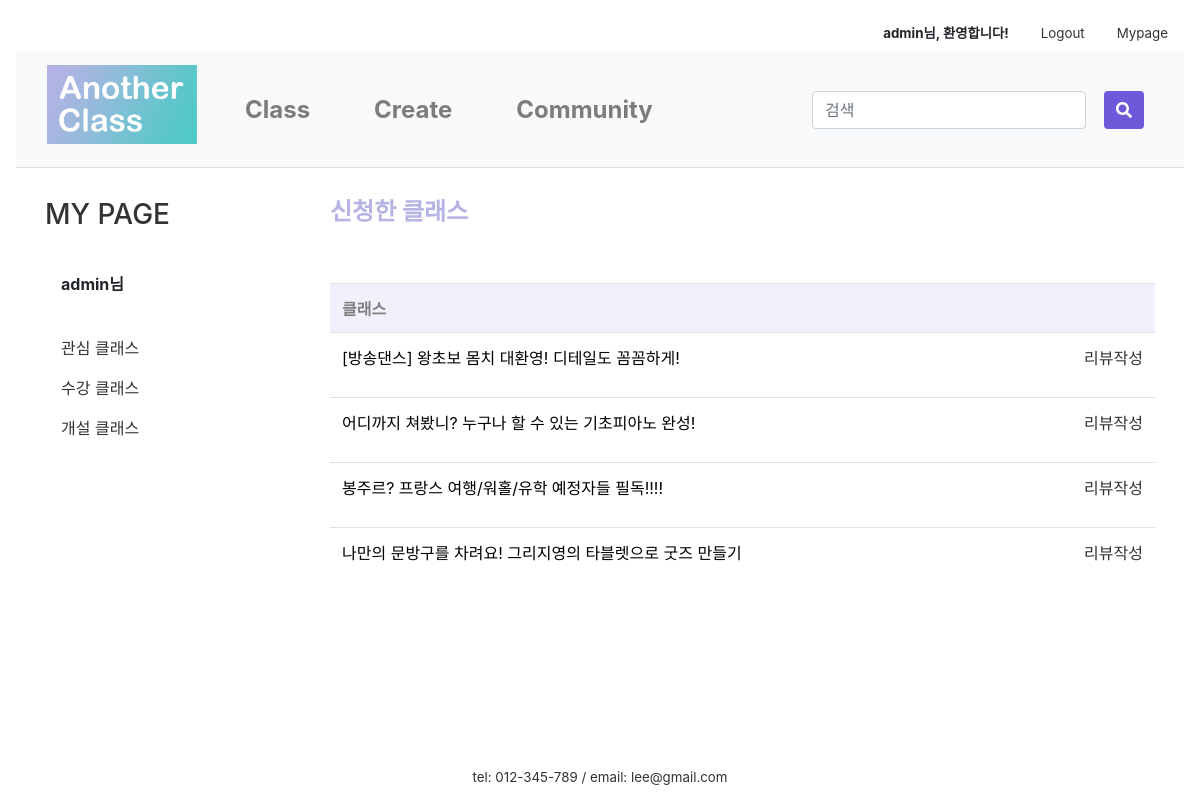
/mypage/myApply/ (signed in), run on an earlier commit of the app's database.
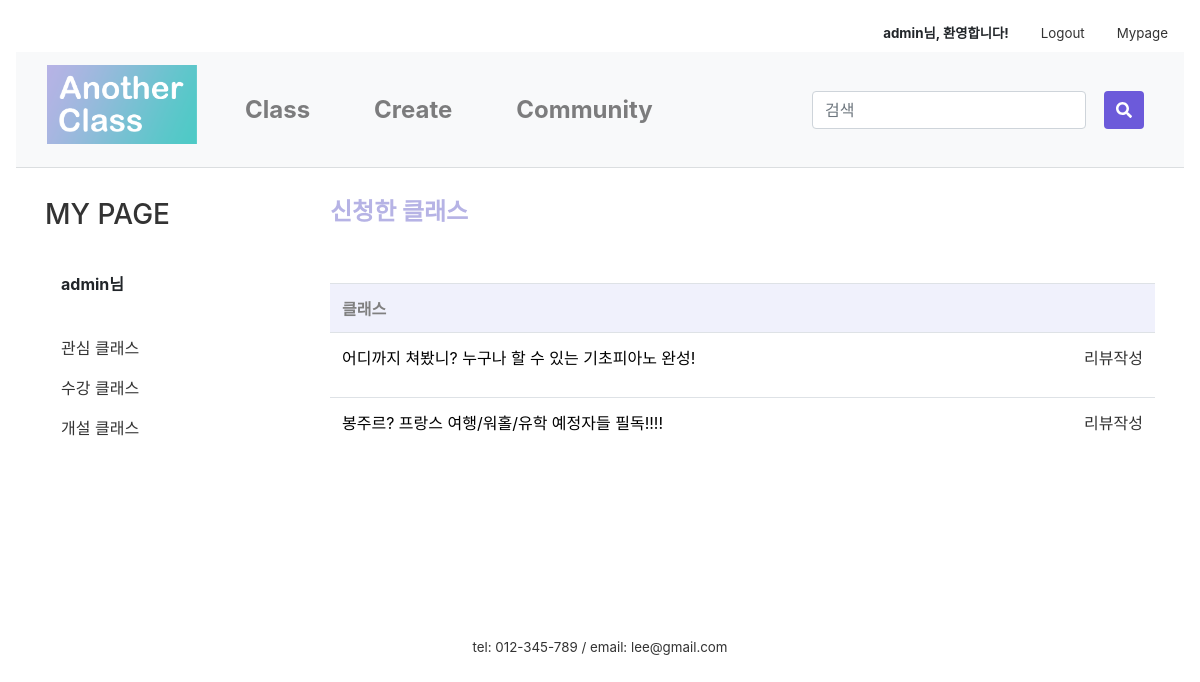
And on a later commit of the database.
### firstApp/models.py (models this page shows, shortened)
class Apply(models.Model):
    author = models.ForeignKey(settings.AUTH_USER_MODEL, on_delete=models.CASCADE, default=1)
    inClass = models.ForeignKey('firstApp.Class', on_delete=models.CASCADE, default=1, related_name='apply')
    date = models.ForeignKey('firstApp.ClassDate', on_delete=models.CASCADE, default=1, related_name='apply')
    name = models.CharField(max_length=10)
    number = models.CharField(max_length=13)
    text = RichTextUploadingField(default='')

class Class(models.Model):
    author = models.ForeignKey(settings.AUTH_USER_MODEL, on_delete=models.CASCADE, default=1)
    title = models.CharField(max_length=50)
    tutor = models.CharField(max_length=10)
    tutor_photo = ProcessedImageField(upload_to="tutor", processors=[ResizeToFill(300,300)], default='')
    tutor_insta = models.CharField(null=True, blank=True, max_length=50, default='')
    tutor_blog = models.CharField(null=True, blank=True, max_length=50, default='')
    tutor_youtube = models.CharField(null=True, blank=True, max_length=50, default='')
    category = models.ForeignKey('firstApp.Category', on_delete=models.CASCADE, default=1, related_name='category')
    area = models.ForeignKey('firstApp.Area', on_delete=models.CASCADE, default=1)
    photo = ProcessedImageField(upload_to="class", processors=[ResizeToFill(600,450)], default='')
    body = RichTextUploadingField(default='')
    tutor_body = RichTextUploadingField(default='')
    price = models.CharField(max_length=10)
    time = models.CharField(max_length=5)
    level = models.ForeignKey('firstApp.Level', on_delete=models.CASCADE, default=1, related_name='level')
    mode = models.ForeignKey('firstApp.Mode', on_delete=models.CASCADE, default=1, related_name='mode')
    in_min = models.PositiveIntegerField(null=True, blank=True, default='1')
    in_max = models.PositiveIntegerField(null=True, blank=True, default='1')
    like_user = models.ManyToManyField(settings.AUTH_USER_MODEL, blank=True, related_name='like_class')
    like_count = models.PositiveIntegerField(default=0)
    on_sale = models.BooleanField(null=True, default=False)
    sale_price = models.CharField(null=True, blank=True, max_length=10)
    on_permission = models.BooleanField(null=True, default=False)
    class Meta:
        permissions = [
            ('can_permit', 'Can permit')
        ]
    def __str__(self):
        return self.title

### firstApp/views.py (the view)
# urls.py: path('mypage/myApply/', views.myApply, name='myApply'),
@login_required(login_url='/login/')
def myApply(request):
    applys = Apply.objects.filter(author=request.user)
    now = timezone.now()
    return render(request, 'firstApp/applylist.html', {'applys':applys, 'now':now})

### firstApp/templates/firstApp/applylist.html (shortened to what this page needs)
{% extends 'firstApp/base.html' %}
{% load static %}
{% load humanize %}
{% block content %}
{% if user.is_active %}
<link href="{% static 'css/community.css' %}" rel="stylesheet">
<link href="{% static 'css/apply_detail.css' %}" rel="stylesheet">
<link href="{% static 'css/my_page_table.css' %}" rel="stylesheet">
<div class="container">
    <div class="row">
        <div class="col-sm-3">
            <div class="left-sidebar">
                <ul>
                    <li>
                        <a class= "nounderline" href="{% url 'mypage' %}"><h3>MY PAGE</h3></a>
                    </li><br>
                    <li data-toggle="tab">
                        <a class="nav-link"><strong>{{user.username}}님</strong></a>
                        <br>
                    <li class="nav-item">
                        <a class="nav-link" href="/mypage/mylike">관심 클래스</a>
                    </li>
                    <li class="nav-item">
                        <a class="nav-link" href="/mypage/myApply">수강 클래스</a>
                    </li>
                    <li class="nav-item">
                        <a class="nav-link" href="/mypage/myClass">개설 클래스</a>
                    </li>
                    </li>
                </ul>
            </div>
        </div>
        <div class="col-sm-9">
            <h4 class="my_page_title" style="font-weight:bold; color:#B6B3E5;">신청한 클래스</h4><br><br>
            <table class="table" >
                <tr>
                    <th>클래스</th>
                </tr>
                {% for apply in applys %}
                <tr>
                    <td>
                        <p>
                            <a aria-controls="collapseExample" aria-expanded="false" data-toggle="collapse"
                               href="#{{apply.pk}}" class="a_underline">
                                {{apply.inClass}}
                         {% if apply.date.date < now %}
                        <a style="float:right;" href="{% url 'review' class_id=apply.inClass.pk %}"> 리뷰작성</a>
                        {% endif %}
                            </a>
                        </p>
                    </td>
                </tr>
                {% endfor %}
            </table>
        </div>
    </div>
</div>
{% else %}
<script type="text/javascript">
    alert('잘못된 접근입니다. \n로그인을 해주세요.')
    window.location.href = '/login';
</script>
{% endif %}
{% endblock content %}

### firstApp/templates/firstApp/base.html (shortened to what this page needs)
{% load static %}
<link rel="stylesheet" href="https://stackpath.bootstrapcdn.com/bootstrap/4.4.1/css/bootstrap.min.css"
>
<link rel="stylesheet" href="{% static 'css/base.css' %}">
<link rel="stylesheet" href="{% static 'css/navbar_custom.css' %}">
<div class="nav inner">
  <div class="container-fluid" style="width:1500px; padding: 0px;">
    <nav class="nav nav-masthead justify-content-end">
      {% if user.is_active %}
      <a class="nav-link"><strong>{{user.username}}님, 환영합니다!</strong></a>
      <a class="nav-link" href="/logout">Logout</a>
      <a class="nav-link" href="/mypage">Mypage</a>
      {% else %}
      <a class="nav-link" href="/login">Login</a>
      <a class="nav-link" href="/signup">Join</a>
      {% endif %}
    </nav>
  </div>
</div>
<nav class="navbar navbar-expand-lg navbar-light bg-light navbar-custom">
  <div class="container-fluid" style="width:1500px;">
    <a class="navbar-brand logo" href="/main"><img src="{% static 'image\logo_1.png' %}" alt="Logo" style="max-width: 30vw; width:150px; padding-bottom:10px;"></a>
  <div class="collapse navbar-collapse" id="navbarSupportedContent">
    <ul class="navbar-nav mr-auto">
      <li class="nav-item nav-item-custom">
        <a class="nav-link" href="/class_search">Class</a>
      </li>
      <li class="nav-item nav-item-custom">
        <a class="nav-link" href="/intro_createclass">Create</a>
      </li>
      <li class="nav-item nav-item-custom">
        <a class="nav-link" href="/community">Community</a>
      </li>
    </ul>
  <div class="nav-item nav-item-custom">
    <div class="row">
      <form class="form-inline my-2 my-lg-0" action="{% url 'searchResult' %}" method="get">
      <div class="col-xs-8" style="max-width:50vw;">
        <input class="form-control mr-sm-2" type="search" placeholder="검색" aria-label="Search" name="qq" value="{{ qq }}">
      </div>
       <div class="col-xs-2" style="margin-left:10px;">
          <button class="btn btn-primary my-2 my-sm-0" type="submit" style="height:38px">
        <i class="fas fa-search"></i>
            </button>
       </div>
      </form>
    </div>
      </div>
  </div>
  </div>
</nav>
<main role="main">
  {% block content %}
  {% endblock content%}
</main>
<footer class="mastfoot mt-auto text-center">
  <div class="inner" style="margin-top:10rem;">
    <p style="margin:0">tel: 012-345-789 /
      email: lee@gmail.com</p>
  </div>
</footer>

### firstApp/static/css/base.css (style rules this page uses)
img { max-width:100%; }
.mastfoot { color: #333; }
.inner { font-size:10pt; }
.btn-primary, .btn-primary:active, .btn-primary:visited { background-color:#6C5ADA !important; border:none !important; color:white !important; }
.nounderline { text-decoration: none !important; }
.a_underline { color:black; }

### firstApp/static/css/navbar_custom.css (style rules this page uses)
a { color:#333; }
.navbar { margin-bottom:30px; border-bottom: 0.1px solid rgb(219, 222, 224); }
.navbar-custom { font-size: x-large; font-weight: bold; background-color: #fff; }
.nav-item-custom { padding-left: 1.5rem; padding-right: 1.5rem; }

### firstApp/static/css/community.css (style rules this page uses)
ul { list-style:none; padding-left:0 }
th { color:gray; background-color:#f0f1fc; }

What changed in the data, as far as the page shows it:
removed Apply: inClass "[방송댄스] 왕초보 몸치 대환영! 디테일도 꼼꼼하게!", shows "리뷰작성"
removed Apply: inClass "나만의 문방구를 차려요! 그리지영의 타블렛으로 굿즈 만들기", shows "리뷰작성"
